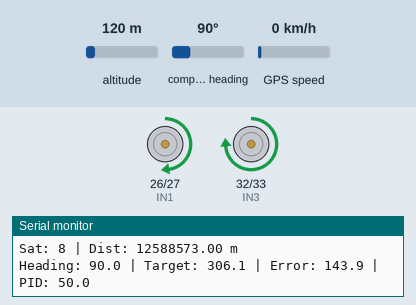
Simulated run of this sketch. Board: ESP32. Shown: motor-driver pin pairs drawn as motors (green arrow = first pin HIGH = forward, orange = second pin HIGH = backward, longer = more drive, scaled by the enable pin), the last lines printed to the serial monitor. Inputs (shaded band) come from the test bench; at power-on: compass heading 90°, altitude 120 m, GPS speed 0 km/h. The GPS gets a fix after 3 s at 37.7749, -122.4194 with 8 satellites.

Above: at 4.2 s.
4.3 s: compass heading set to 123°
6.2 s: compass heading set to 132°
At 8.1 s:
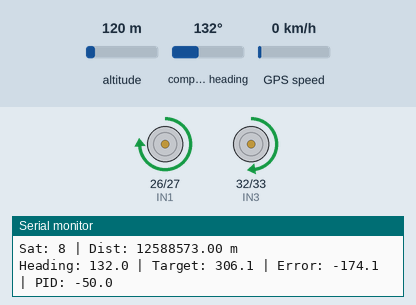
8.5 s: compass heading set to 7°
At 9.8 s:
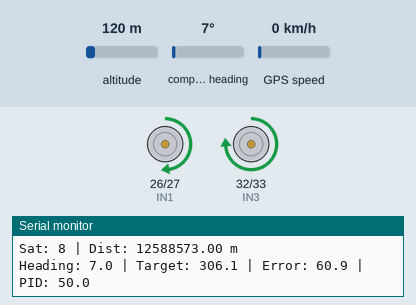
10.6 s: compass heading set to 180°
At 11.4 s:
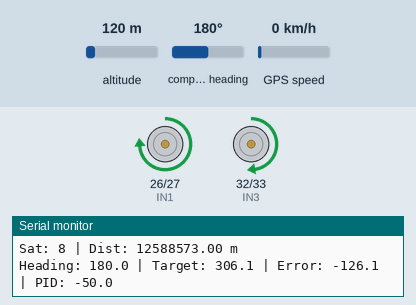
Timing chart, 0 to 13.6 s (numbered marks = the images above; inputs shaded):
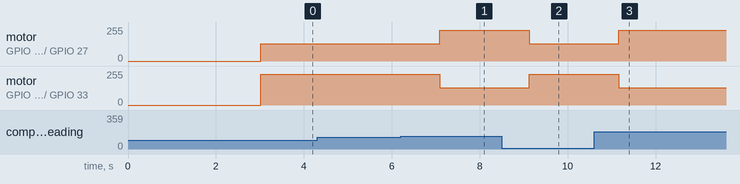

Measured:
- the behaviour switches between 126 and 127° on compass heading (found by bisection; images 0 and 1)
- after the input at 6.2 s, motor on GPIO 26 (IN1) / GPIO 27 (IN2): forward 129/255 → forward 229/255 after 0.89 s; motor on GPIO 32 (IN3) / GPIO 33 (IN4): forward 229/255 → forward 129/255 after 0.89 s
- after the input at 8.5 s, motor on GPIO 26 (IN1) / GPIO 27 (IN2): forward 229/255 → forward 129/255 after 0.63 s; motor on GPIO 32 (IN3) / GPIO 33 (IN4): forward 129/255 → forward 229/255 after 0.63 s
- after the input at 10.6 s, motor on GPIO 26 (IN1) / GPIO 27 (IN2): forward 129/255 → forward 229/255 after 0.56 s; motor on GPIO 32 (IN3) / GPIO 33 (IN4): forward 229/255 → forward 129/255 after 0.56 s

The sketch:

GPS_compass_PID_combined.ino
```cpp
#include <Wire.h>
#include <QMC5883LCompass.h>
#include <TinyGPS++.h>
#include <HardwareSerial.h>
#include <math.h>

// =================== CONFIG ===================
#define ENA  12  // Left motor PWM
#define ENB  14  // Right motor PWM
#define IN1  26
#define IN2  27
#define IN3  32
#define IN4  33

#define PWM_FREQ 20000
#define PWM_RES  8

const uint8_t BASE_SPEED = 180;
const uint8_t MAX_OUTPUT = 50;

#define GPS_RX_PIN 16
#define GPS_TX_PIN 17
#define GPS_SERIAL_NUM 2
#define GPS_BAUD_RATE 9600

const double TARGET_LAT = 10.77250;     // Target coordinates
const double TARGET_LON = 106.65891;
const double ARRIVAL_THRESHOLD_METERS = 3.0; // GPS accuracy: 1-5 meters under open sky conditions

// PID Constants
float Kp = 2.5, Ki = 0.03, Kd = 0.08;
float integralTerm = 0, lastError = 0;
uint32_t lastPIDTime = 0;

// =================== OBJECTS ===================
QMC5883LCompass compass;
TinyGPSPlus gps;
HardwareSerial GPS_serial(GPS_SERIAL_NUM);

// =================== FUNCTIONS ===================
// =================== MOTOR ===================
void motorSetup() {
  pinMode(IN1, OUTPUT); pinMode(IN2, OUTPUT);
  pinMode(IN3, OUTPUT); pinMode(IN4, OUTPUT);
  analogWriteFrequency(PWM_FREQ);
}

void setMotorPWM(uint8_t pin, uint8_t duty) {
  static bool pwm_initialized = false;
  if (!pwm_initialized) {
    ledcAttachPin(ENA, 0);  // Channel 0
    ledcAttachPin(ENB, 1);  // Channel 1
    ledcSetup(0, PWM_FREQ, PWM_RES);
    ledcSetup(1, PWM_FREQ, PWM_RES);
    pwm_initialized = true;
  }

  if (pin == ENA) ledcWrite(0, duty);
  else if (pin == ENB) ledcWrite(1, duty);
}

void driveMotors(int16_t left, int16_t right) {
  if (left >= 0) { digitalWrite(IN1, HIGH); digitalWrite(IN2, LOW); }
  else { digitalWrite(IN1, LOW); digitalWrite(IN2, HIGH); left = -left; }
  setMotorPWM(ENA, left);

  if (right >= 0) { digitalWrite(IN3, HIGH); digitalWrite(IN4, LOW); }
  else { digitalWrite(IN3, LOW); digitalWrite(IN4, HIGH); right = -right; }
  setMotorPWM(ENB, right);
}

// =================== COMPASS ===================
void compassSetup() {
  Wire.begin();
  Wire.setClock(400000);
  compass.init();
  compass.setMode(0x01, 0x0C, 0x00, 0xC0);
  compass.setSmoothing(3, false);
}

float compassRead() {
  compass.read();
  float heading = atan2(compass.getY(), compass.getX()) * 180.0 / PI;
  return (heading < 0) ? heading + 360 : heading;
}

// =================== GPS ===================
void GPS_setup() {
  GPS_serial.begin(GPS_BAUD_RATE, SERIAL_8N1, GPS_RX_PIN, GPS_TX_PIN);
}

bool GPS_read(double &lat, double &lon, int &sat) {
  while (GPS_serial.available()) gps.encode(GPS_serial.read());

  if (gps.location.isUpdated()) {
    lat = gps.location.lat();
    lon = gps.location.lng();
    sat = gps.satellites.value();
    return true;
  }

  sat = gps.satellites.value();
  return false;
}

float haversineDistance(double lat1, double lon1, double lat2, double lon2) {
  const float R = 6371000;
  float dLat = radians(lat2 - lat1);
  float dLon = radians(lon2 - lon1);
  float a = sin(dLat / 2) * sin(dLat / 2) +
            cos(radians(lat1)) * cos(radians(lat2)) *
            sin(dLon / 2) * sin(dLon / 2);
  return 2 * R * atan2(sqrt(a), sqrt(1 - a));
}

float bearingToTarget(double lat1, double lon1, double lat2, double lon2) {
  lat1 = radians(lat1);
  lon1 = radians(lon1);
  lat2 = radians(lat2);
  lon2 = radians(lon2);

  float dLon = lon2 - lon1;
  float y = sin(dLon) * cos(lat2);
  float x = cos(lat1) * sin(lat2) -
            sin(lat1) * cos(lat2) * cos(dLon);
  float bearing = atan2(y, x) * 180.0 / PI;
  return fmod(bearing + 360.0, 360.0);
}

// =================== PID ===================
float updatePID(float error) {
  uint32_t now = millis();
  float dt = max((now - lastPIDTime) / 1000.0, 0.01);
  lastPIDTime = now;

  integralTerm += error * dt;
  float derivative = (error - lastError) / dt;
  lastError = error;

  return Kp * error + Ki * integralTerm + Kd * derivative;
}

// =================== SETUP ===================
void setup() {
  Serial.begin(115200);
  motorSetup();
  compassSetup();
  GPS_setup();
  delay(3000);
}

// =================== LOOP ===================
void loop() {
  double lat, lon;
  int sats;

  if (GPS_read(lat, lon, sats)) {
    float dist = haversineDistance(lat, lon, TARGET_LAT, TARGET_LON);
    Serial.printf("Sat: %d | Dist: %.2f m\n", sats, dist);

    if (dist < ARRIVAL_THRESHOLD_METERS) {
      Serial.println("🎯 Destination reached.");
      driveMotors(0, 0);
      while (1);
    }

    float currentHeading = compassRead();
    float targetHeading = bearingToTarget(lat, lon, TARGET_LAT, TARGET_LON);

    float error = currentHeading - targetHeading;
    if (error > 180) error -= 360;
    if (error < -180) error += 360;

    float pidOutput = updatePID(error);
    pidOutput = constrain(pidOutput, -MAX_OUTPUT, MAX_OUTPUT);

    int leftMotor = BASE_SPEED - pidOutput;
    int rightMotor = BASE_SPEED + pidOutput;

    driveMotors(leftMotor, rightMotor);

    Serial.printf("Heading: %.1f | Target: %.1f | Error: %.1f | PID: %.1f\n",
                  currentHeading, targetHeading, error, pidOutput);
  }

  delay(100);
}
```
